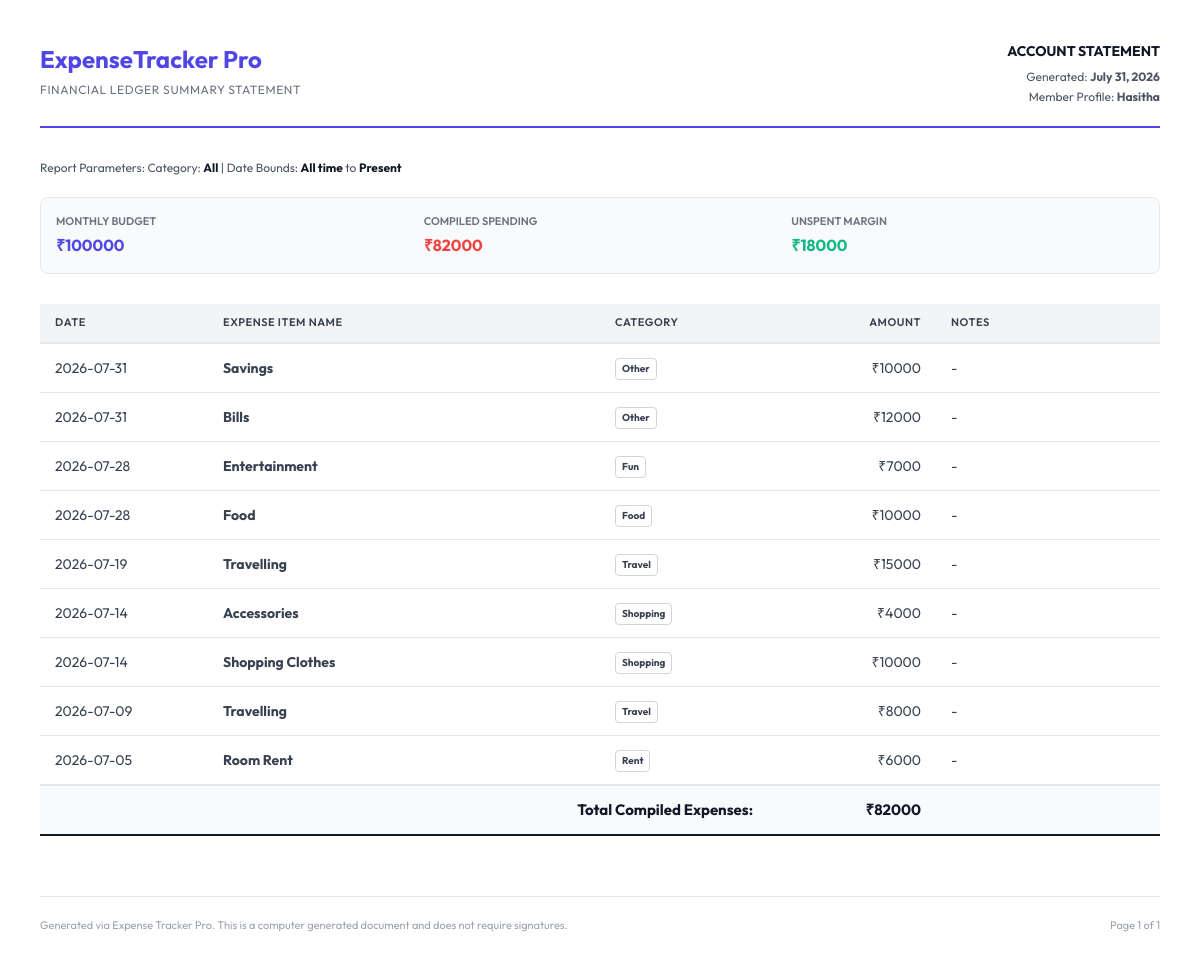
/reports/print (signed in), run on the app's committed database.
### app.py (models this page shows)
class Budget(db.Model):
    id = db.Column(
        db.Integer,
        primary_key=True
    )
    amount = db.Column(
        db.Integer,
        nullable=False
    )
    month = db.Column(
        db.Integer,
        nullable=False
    )
    year = db.Column(
        db.Integer,
        nullable=False
    )
    category = db.Column(
        db.String(50),
        nullable=True
    )
    user_id = db.Column(
        db.Integer,
        db.ForeignKey('user.id'),
        nullable=False
    )

class Expense(db.Model):
    id = db.Column(
        db.Integer,
        primary_key=True
    )
    name = db.Column(
        db.String(100),
        nullable=False
    )
    amount = db.Column(
        db.Integer,
        nullable=False
    )
    category = db.Column(
        db.String(50),
        nullable=False
    )
    date = db.Column(
        db.String(10),
        nullable=True
    )
    notes = db.Column(
        db.String(255),
        nullable=True
    )
    user_id = db.Column(
        db.Integer,
        db.ForeignKey('user.id'),
        nullable=False
    )

### app.py (the view)
@app.route('/reports/print')
def print_report():
    if 'user_id' not in session:
        return redirect('/login')
    start_date = request.args.get('start_date', '')
    end_date = request.args.get('end_date', '')
    category = request.args.get('category', 'all')
    expenses = get_filtered_expenses_query(session['user_id'], start_date, end_date, category).all()
    total = sum(e.amount for e in expenses)
    current_month = datetime.now().month
    current_year = datetime.now().year
    budget = Budget.query.filter_by(
        user_id=session['user_id'],
        month=current_month,
        year=current_year
    ).first()
    budget_amount = budget.amount if budget else 0
    return render_template(
        'print_report.html',
        expenses=expenses,
        total=total,
        budget_amount=budget_amount,
        start_date=start_date,
        end_date=end_date,
        category=category,
        month_name=datetime.now().strftime("%B"),
        current_year=current_year,
        datetime=datetime
    )

### app.py (called while the page is built)
def get_filtered_expenses_query(user_id, start_date, end_date, category):
    query = Expense.query.filter_by(user_id=user_id)
    if category and category != 'all':
        query = query.filter_by(category=category)
    if start_date:
        query = query.filter(Expense.date >= start_date)
    if end_date:
        query = query.filter(Expense.date <= end_date)
    return query.order_by(Expense.date.desc(), Expense.id.desc())

### templates/print_report.html (shortened to what this page needs)
<!DOCTYPE html>
<html lang="en">
<head>
</head>
<body>
    <div class="print-header">
        <div>
            <h1 class="brand-title">ExpenseTracker Pro</h1>
            <p class="brand-sub">Financial Ledger Summary Statement</p>
        </div>
        <div class="meta-info">
            <h2>ACCOUNT STATEMENT</h2>
            <p>Generated: <strong>{{ datetime.now().strftime('%B %d, %Y') }}</strong></p>
            <p>Member Profile: <strong>{{ session['username'] }}</strong></p>
        </div>
    </div>
    <div class="filter-tags">
        <p>
            Report Parameters:
            Category: <strong>{{ category.capitalize() }}</strong> |
            Date Bounds: <strong>{{ start_date if start_date else 'All time' }}</strong> to <strong>{{ end_date if end_date else 'Present' }}</strong>
        </p>
    </div>
    <div class="filter-summary">
        <div class="summary-item">
            <h3>Monthly Budget</h3>
            <p class="budget-total">₹{{ budget_amount }}</p>
        </div>
        <div class="summary-item">
            <h3>Compiled Spending</h3>
            <p class="spent-total">₹{{ total }}</p>
        </div>
        <div class="summary-item">
            <h3>Unspent Margin</h3>
            <p class="remaining-total">₹{{ budget_amount - total if budget_amount - total > 0 else 0 }}</p>
        </div>
    </div>
    <table class="statement-table">
        <thead>
            <tr>
                <th style="width: 15%">Date</th>
                <th style="width: 35%">Expense Item Name</th>
                <th style="width: 15%">Category</th>
                <th style="width: 15%" class="num-col">Amount</th>
                <th style="width: 20%">Notes</th>
            </tr>
        </thead>
        <tbody>
            {% for expense in expenses %}
            <tr>
                <td>{{ expense.date or '-' }}</td>
                <td><strong>{{ expense.name }}</strong></td>
                <td>
                    <span class="category-badge">{{ expense.category }}</span>
                </td>
                <td class="num-col">₹{{ expense.amount }}</td>
                <td>{{ expense.notes or '-' }}</td>
            </tr>
            {% else %}
            <tr>
                <td colspan="5" style="text-align: center; padding: 30px; color: #6b7280;">No expenses matched statement parameters.</td>
            </tr>
            {% endfor %}
            {% if expenses %}
            <tr class="total-row">
                <td colspan="3" style="text-align: right;">Total Compiled Expenses:</td>
                <td class="num-col">₹{{ total }}</td>
                <td></td>
            </tr>
            {% endif %}
        </tbody>
    </table>
    <div class="print-footer">
        <p>Generated via Expense Tracker Pro. This is a computer generated document and does not require signatures.</p>
        <p>Page 1 of 1</p>
    </div>
</body>
</html>

### templates/print_report.html (style rules this page uses)
* { margin: 0; padding: 0; box-sizing: border-box; font-family: 'Outfit', sans-serif; }
body { background-color: #ffffff; color: #111827; padding: 40px; font-size: 14px; line-height: 1.6; }
.print-header { display: flex; justify-content: space-between; align-items: flex-start; border-bottom: 2px solid #4f46e5; padding-bottom: 20px; margin-bottom: 30px; }
.brand-title { font-size: 24px; font-weight: 700; color: #4f46e5; }
.brand-sub { font-size: 12px; text-transform: uppercase; letter-spacing: 0.05em; color: #6b7280; margin-top: 2px; }
.meta-info { text-align: right; font-size: 12px; color: #4b5563; }
.meta-info h2 { font-size: 14px; font-weight: 700; color: #111827; margin-bottom: 5px; }
.filter-summary { display: grid; grid-template-columns: repeat(3, 1fr); gap: 15px; margin-bottom: 30px; background-color: #f9fafb; padding: 15px; border-radius: 8px; border: 1px solid #e5e7eb; }
.summary-item h3 { font-size: 11px; text-transform: uppercase; color: #6b7280; margin-bottom: 2px; font-weight: 600; }
.summary-item p { font-size: 16px; font-weight: 700; color: #111827; }
.summary-item p.budget-total { color: #4f46e5; }
.summary-item p.spent-total { color: #ef4444; }
.summary-item p.remaining-total { color: #10b981; }
.filter-tags { font-size: 12px; margin-bottom: 20px; color: #4b5563; }
.filter-tags strong { color: #111827; }
.statement-table { width: 100%; border-collapse: collapse; margin-bottom: 40px; }
.statement-table th { background-color: #f3f4f6; color: #374151; font-weight: 600; text-transform: uppercase; font-size: 11px; letter-spacing: 0.05em; padding: 10px 15px; border-bottom: 2px solid #e5e7eb; text-align: left; }
.statement-table td { padding: 12px 15px; border-bottom: 1px solid #e5e7eb; color: #374151; }
.statement-table tr:last-child td { border-bottom: none; }
.statement-table th.num-col, .statement-table td.num-col { text-align: right; }
.total-row { font-weight: 700; background-color: #f9fafb; }
.total-row td { border-top: 2px solid #e5e7eb; border-bottom: 2px double #111827 !important; font-size: 15px; color: #111827; }
.category-badge { display: inline-block; padding: 2px 6px; font-size: 10px; font-weight: 700; border-radius: 4px; border: 1px solid #d1d5db; }
.print-footer { margin-top: 60px; border-top: 1px solid #e5e7eb; padding-top: 20px; display: flex; justify-content: space-between; font-size: 11px; color: #9ca3af; }

### data on the page
Budget: amount "100000", budget_amount-totalifbudget_amount-total>0else0 "18000"
Expense: date "2026-07-31", name "Savings", category "Other", amount "10000", notes "-"
Expense: date "2026-07-31", name "Bills", category "Other", amount "12000", notes "-"
Expense: date "2026-07-28", name "Entertainment", category "Fun", amount "7000", notes "-"
Expense: date "2026-07-28", name "Food", category "Food", amount "10000", notes "-"
Expense: date "2026-07-19", name "Travelling", category "Travel", amount "15000", notes "-"
Expense: date "2026-07-14", name "Accessories", category "Shopping", amount "4000", notes "-"
Expense: date "2026-07-14", name "Shopping Clothes", category "Shopping", amount "10000", notes "-"
Expense: date "2026-07-09", name "Travelling", category "Travel", amount "8000", notes "-"
Expense: date "2026-07-05", name "Room Rent", category "Rent", amount "6000", notes "-"

### other printed values
{{ session['username'] }} "Hasitha"
{{ category.capitalize() }} "All"
{{ start_date if start_date else 'All time' }} "All time"
{{ end_date if end_date else 'Present' }} "Present"
{{ total }} "82000"
